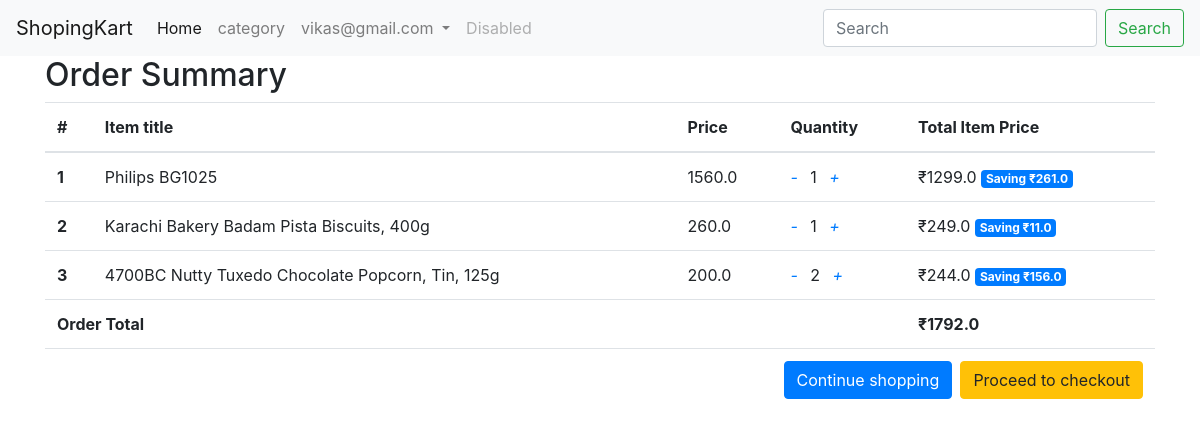
The app's page /order-summary/ (signed in) with its own data.
### app/models.py (models this page shows, shortened)
class CustomerRegistration(AbstractBaseUser, PermissionsMixin):
    customer_id = models.AutoField(primary_key=True)
    full_name = models.CharField(_('full name'), max_length=30)
    email = models.EmailField(_('email address'), unique=True)
    date_joined = models.DateTimeField(_('date joined'), auto_now_add=True)
    last_active = models.DateTimeField(auto_now=True, null=True)
    is_active = models.BooleanField(_('active'), default=True)
    is_staff = models.BooleanField(_('staff status'), default=False)
    is_shopkeeper = models.BooleanField(_('shopkeeper status'), default=False)
    objects = UserManager()
    USERNAME_FIELD = 'email'
    REQUIRED_FIELDS = []
    class Meta:
        verbose_name = _('User')
        verbose_name_plural = _('Users')

class OrderItem(models.Model):
    user = models.ForeignKey(settings.AUTH_USER_MODEL, on_delete=models.CASCADE)
    ordered = models.BooleanField(default=False)
    item = models.ForeignKey(Item, on_delete=models.CASCADE)
    quantity = models.IntegerField(default=1)
    def get_total_item_price(self):
        return self.quantity * self.item.price
    def get_total_discount_item_price(self):
        return self.quantity * self.item.discount_price
    def get_amount_saved(self):
        return self.get_total_item_price() - self.get_total_discount_item_price()
    def get_final_price(self):
        if self.item.discount_price:
            return self.get_total_discount_item_price()
        return self.get_total_item_price()

class Item(models.Model):
    title = models.CharField(max_length=100)
    price = models.FloatField()
    discount_price = models.FloatField(blank=True, null=True)
    category = models.CharField(choices=CATEGORY_CHOICES, max_length=2)
    slug = models.SlugField()
    description = models.TextField()
    image = models.ImageField(upload_to = upload_image_path)

class Order(models.Model):
    user = models.ForeignKey(settings.AUTH_USER_MODEL, on_delete=models.CASCADE)
    ref_code = models.CharField(max_length=20, blank=True, null=True)
    items = models.ManyToManyField(OrderItem)
    start_date = models.DateTimeField(auto_now_add=True)
    ordered_date = models.DateTimeField()
    ordered = models.BooleanField(default=False)
    shipping_address = models.ForeignKey('Address', related_name='shipping_address', on_delete=models.SET_NULL, null=True)
    coupon = models.ForeignKey('Coupon', on_delete=models.SET_NULL, blank=True, null=True)
    being_delivered = models.BooleanField(default=False)
    received = models.BooleanField(default=False)
    refund_requested = models.BooleanField(default=False)
    refund_granted = models.BooleanField(default=False)
    def get_total(self):
        total = 0
        for order_item in self.items.all():
            total += order_item.get_final_price()
        if self.coupon:
            total -= self.coupon.amount
        return total

### app/views.py (the view)
# urls.py: path('order-summary/', views.OrderSummaryView.as_view(), name='order-summary'),
class OrderSummaryView(LoginRequiredMixin, View):
    def get(self, *args, **kwargs):
        try:
            order = Order.objects.get(user=self.request.user, ordered=False)
            context = {
                'object': order
            }
            return render(self.request, 'order_summary.html', context)
        except ObjectDoesNotExist:
            messages.warning(self.request, "You do not have an active order")
            return redirect("/")

### templates/order_summary.html (shortened to what this page needs)
{% extends "base.html" %}
{% block content %}
  <main>
    <div class="container">
    <div class="table-responsive text-nowrap">
    <h2>Order Summary</h2>
    <table class="table">
        <thead>
        <tr>
            <th scope="col">#</th>
            <th scope="col">Item title</th>
            <th scope="col">Price</th>
            <th scope="col">Quantity</th>
            <th scope="col">Total Item Price</th>
        </tr>
        </thead>
        <tbody>
        {% for order_item in object.items.all %}
        <tr>
            <th scope="row">{{ forloop.counter }}</th>
            <td>{{ order_item.item.title }}</td>
            <td>{{ order_item.item.price }}</td>
            <td>
                <a href="{% url 'remove-single-item-from-cart' order_item.item.slug %}"><i class="fas fa-minus mr-2">-</i></a>
                {{ order_item.quantity }}
                <a href="{% url 'add-to-cart' order_item.item.slug %}"><i class="fas fa-plus ml-2">+</i></a>
            </td>
            <td>
            {% if order_item.item.discount_price %}
                ₹{{ order_item.get_total_discount_item_price }}
                <span class="badge badge-primary">Saving ₹{{ order_item.get_amount_saved }}</span>
            {% else %}
                ₹{{ order_item.get_total_item_price }}
            {% endif %}
            </td>
        </tr>
        {% endfor %}
        {% if object.get_total %}
        <tr>
            <td colspan="4"><b>Order Total</b></td>
            <td><b>₹{{ object.get_total }}</b></td>
        </tr>
        <tr>
            <td colspan="5">
            <a class='btn btn-warning float-right ml-2' href='/checkout/'>Proceed to checkout</a>
            <a class='btn btn-primary float-right' href='/'>Continue shopping</a>
            </td>
        </tr>
        {% endif %}
        </tbody>
    </table>
    </div>
    </div>
  </main>
{% endblock content %}

### templates/base.html (shortened to what this page needs)
<!DOCTYPE html>
<html lang="en">
<head>
    <link rel="stylesheet" href="https://stackpath.bootstrapcdn.com/bootstrap/4.5.0/css/bootstrap.min.css">
</head>
<body>
    <div>
      <nav class="navbar navbar-expand-lg navbar-light bg-light">
  <a class="navbar-brand" href="/">ShopingKart</a>
  <div class="collapse navbar-collapse" id="navbarSupportedContent">
    <ul class="navbar-nav mr-auto">
      <li class="nav-item active">
        <a class="nav-link" href="{% url 'home' %}">Home</a>
      </li>
      <li class="nav-item">
        <a class="nav-link" href="#">category</a>
      </li>
        {% if request.user.is_authenticated %}
            <li class="nav-item dropdown">
            <a class="nav-link dropdown-toggle" href="#" id="navbarDropdown" role="button" data-toggle="dropdown" aria-haspopup="true" aria-expanded="false">
              {{request.user}}
            </a>
           </li>
        {% else %}
            <li class="nav-item">
                <a class="nav-link" href="{% url 'login' %}">Login</a>
            </li>
        {% endif %}
      <li class="nav-item">
        <a class="nav-link disabled" href="#" tabindex="-1" aria-disabled="true">Disabled</a>
      </li>
    </ul>
    <form class="form-inline my-2 my-lg-0">
      <input class="form-control mr-sm-2" type="search" placeholder="Search" aria-label="Search">
      <button class="btn btn-outline-success my-2 my-sm-0" type="submit">Search</button>
    </form>
  </div>
</nav>
</div>
        {% block content %}
        {% endblock %}
</body>
</html>

### records on screen
CustomerRegistration: user "vikas@gmail.com"
OrderItem: item "Philips BG1025", item.price "1560.0", quantity "1", get_total_discount_item_price "1299.0", get_amount_saved "261.0"
OrderItem: item "Karachi Bakery Badam Pista Biscuits, 400g", item.price "260.0", quantity "1", get_total_discount_item_price "249.0", get_amount_saved "11.0"
OrderItem: item "4700BC Nutty Tuxedo Chocolate Popcorn, Tin, 125g", item.price "200.0", quantity "2", get_total_discount_item_price "244.0", get_amount_saved "156.0"
Order: get_total "1792.0"
